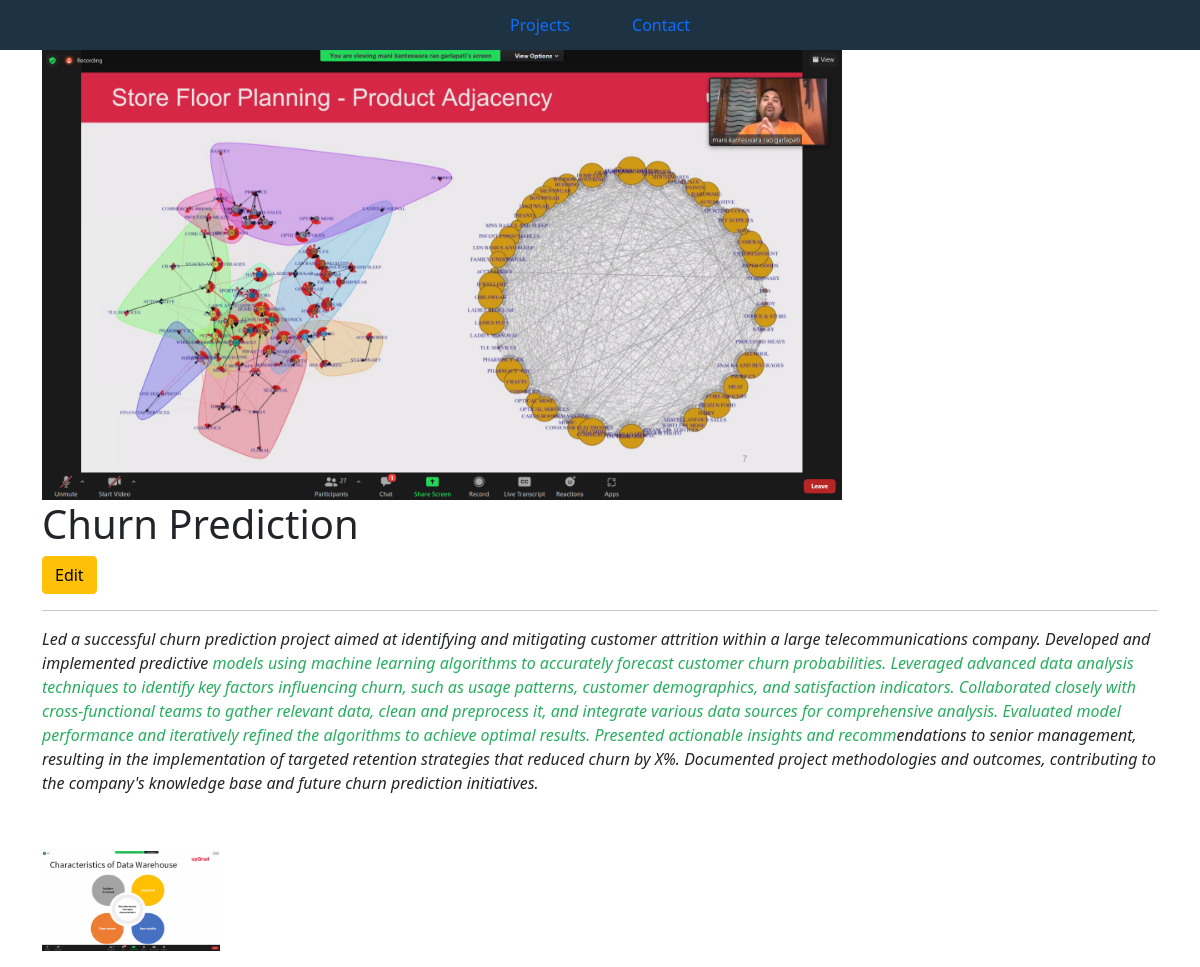
Screenshot of /project/f1cb5b414dd24c3c8f5f9d33c30ed305/ with the database file from the repository.
### base/models.py (models this page shows, shortened)
class project(models.Model):
    title = models.CharField(max_length=200)
    thumbnail = models.ImageField(null = True, blank  = True)
    body = RichTextUploadingField()
    slug = models.SlugField(null = True, blank = True)
    created = models.DateTimeField(auto_now_add= True)
    id = models.UUIDField(default = uuid.uuid4,
                          unique = True,
                          primary_key  = True,
                          editable = False)

### base/views.py (the view)
def projectpage(request, pk):
    projects = project.objects.get(id = pk)
    context = {'projects' : projects
    }
    return render (request, 'base/project.html', context)

### base/templates/base/project.html
{% extends 'base/main.html' %}
{% load static %}
{% block  content %}
<div class = "container">
    <img class ="project--image" src = "{{projects.thumbnail.url}}">
    <h1>{{projects.title}}</h1>
    <a class = "btn btn-warning" href = "{% url 'edit-project' projects.id %}">Edit</a>
    <hr>
    <p>{{projects.body|safe}}</p>
</div>
{% endblock %}

### static/styles/main.css (style rules this page uses)
body { background-color:#808080 ; }
.project--image { max-width: 800px; }

### rows the page displays
project: thumbnail (picture), title "Churn Prediction", body "Led a successful churn prediction project aimed at identifying and mitigating customer attrition within a large telecommunications company. Developed and implemented predictive models using machine learning algorithms to accurately forecast customer churn probabilities. Leveraged advanced data analysis techniques to identify key factors influencing churn, such as usage patterns, customer demographics, and satisfaction indicators. Collaborated closely with cross-functional teams to gather relevant data, clean and preprocess it, and integrate various data sources for comprehensive analysis. Evaluated model performance and iteratively refined the algorithms to achieve optimal results.…", body (picture)
